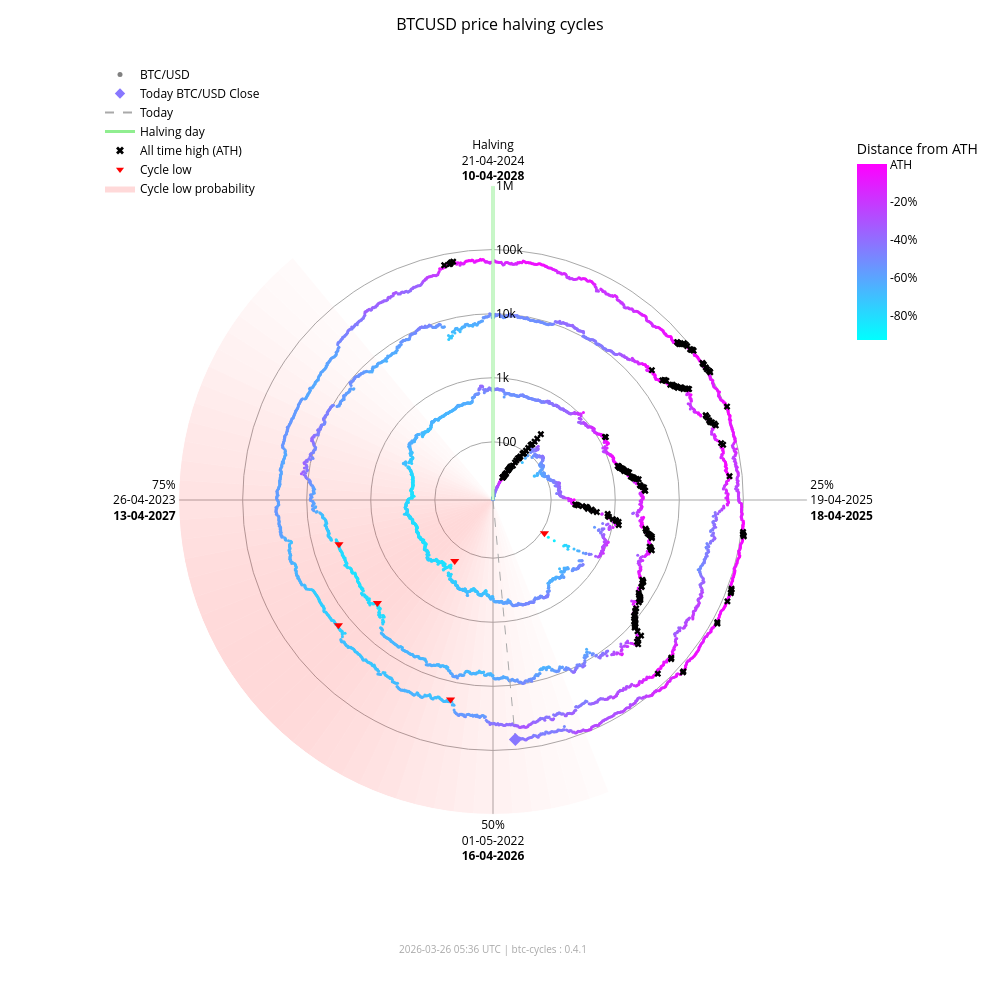

The notebook cell saved with this chart:
### Markdown cell above
### Interactive chart (plotly)

### Code cell
fig_interactive = btc.plot(
    kind="interactive",
    from_date="2012-11-28",
)
# plotly config for interactivity
config = {"scrollZoom": True, "displayModeBar": True}
# display in notebook
fig_interactive.show(config=config)

### Figure 1 — Plotly figure (JSON) as saved in the notebook; plotly's stock layout.template omitted (floating-point values rounded to 4 significant figures; data arrays with more than 128 entries replaced by an {"elided": "..."} marker saying what was removed)
{"data": [{"fill": "toself", "fillcolor": "rgba(255,0,0,0.017168280509461755)", "hoverinfo": "skip", "line": {"width": 0}, "mode": "lines", "r": [12.35, 1000000, 1000000, 12.35, 12.35], "showlegend": false, "theta": [158.4, 158.4, 162.0, 162.0, 158.4], "type": "scatterpolar"}, {"fill": "toself", "fillcolor": "rgba(255,0,0,0.022114794501891175)", "hoverinfo": "skip", "line": {"width": 0}, "mode": "lines", "r": [12.35, 1000000, 1000000, 12.35, 12.35], "showlegend": false, "theta": [162.0, 162.0, 165.6, 165.6, 162.0], "type": "scatterpolar"}, {"fill": "toself", "fillcolor": "rgba(255,0,0,0.02790404259511669)", "hoverinfo": "skip", "line": {"width": 0}, "mode": "lines", "r": [12.35, 1000000, 1000000, 12.35, 12.35], "showlegend": false, "theta": [165.6, 165.6, 169.2, 169.2, 165.6], "type": "scatterpolar"}, {"fill": "toself", "fillcolor": "rgba(255,0,0,0.034518294852420334)", "hoverinfo": "skip", "line": {"width": 0}, "mode": "lines", "r": [12.35, 1000000, 1000000, 12.35, 12.35], "showlegend": false, "theta": [169.2, 169.2, 172.8, 172.8, 169.2], "type": "scatterpolar"}, {"fill": "toself", "fillcolor": "rgba(255,0,0,0.041901979682821514)", "hoverinfo": "skip", "line": {"width": 0}, "mode": "lines", "r": [12.35, 1000000, 1000000, 12.35, 12.35], "showlegend": false, "theta": [172.8, 172.8, 176.4, 176.4, 172.8], "type": "scatterpolar"}, {"fill": "toself", "fillcolor": "rgba(255,0,0,0.04996405861294358)", "hoverinfo": "skip", "line": {"width": 0}, "mode": "lines", "r": [12.35, 1000000, 1000000, 12.35, 12.35], "showlegend": false, "theta": [176.4, 176.4, 180.0, 180.0, 176.4], "type": "scatterpolar"}, {"fill": "toself", "fillcolor": "rgba(255,0,0,0.05858349692240514)", "hoverinfo": "skip", "line": {"width": 0}, "mode": "lines", "r": [12.35, 1000000, 1000000, 12.35, 12.35], "showlegend": false, "theta": [180.0, 180.0, 183.6, 183.6, 180.0], "type": "scatterpolar"}, {"fill": "toself", "fillcolor": "rgba(255,0,0,0.06761662035375064)", "hoverinfo": "skip", "line": {"width": 0}, "mode": "lines", "r": [12.35, 1000000, 1000000, 12.35, 12.35], "showlegend": false, "theta": [183.6, 183.6, 187.2, 187.2, 183.6], "type": "scatterpolar"}, {"fill": "toself", "fillcolor": "rgba(255,0,0,0.07690481219944661)", "hoverinfo": "skip", "line": {"width": 0}, "mode": "lines", "r": [12.35, 1000000, 1000000, 12.35, 12.35], "showlegend": false, "theta": [187.2, 187.2, 190.8, 190.8, 187.2], "type": "scatterpolar"}, {"fill": "toself", "fillcolor": "rgba(255,0,0,0.08628112000611096)", "hoverinfo": "skip", "line": {"width": 0}, "mode": "lines", "r": [12.35, 1000000, 1000000, 12.35, 12.35], "showlegend": false, "theta": [190.8, 190.8, 194.4, 194.4, 190.8], "type": "scatterpolar"}, {"fill": "toself", "fillcolor": "rgba(255,0,0,0.09557490841018089)", "hoverinfo": "skip", "line": {"width": 0}, "mode": "lines", "r": [12.35, 1000000, 1000000, 12.35, 12.35], "showlegend": false, "theta": [194.4, 194.4, 198.0, 198.0, 194.4], "type": "scatterpolar"}, {"fill": "toself", "fillcolor": "rgba(255,0,0,0.10461455782963762)", "hoverinfo": "skip", "line": {"width": 0}, "mode": "lines", "r": [12.35, 1000000, 1000000, 12.35, 12.35], "showlegend": false, "theta": [198.0, 198.0, 201.6, 201.6, 198.0], "type": "scatterpolar"}, {"fill": "toself", "fillcolor": "rgba(255,0,0,0.11322908719652829)", "hoverinfo": "skip", "line": {"width": 0}, "mode": "lines", "r": [12.35, 1000000, 1000000, 12.35, 12.35], "showlegend": false, "theta": [201.6, 201.6, 205.2, 205.2, 201.6], "type": "scatterpolar"}, {"fill": "toself", "fillcolor": "rgba(255,0,0,0.12125015337052986)", "hoverinfo": "skip", "line": {"width": 0}, "mode": "lines", "r": [12.35, 1000000, 1000000, 12.35, 12.35], "showlegend": false, "theta": [205.2, 205.2, 208.8, 208.8, 205.2], "type": "scatterpolar"}, {"fill": "toself", "fillcolor": "rgba(255,0,0,0.12851590515331976)", "hoverinfo": "skip", "line": {"width": 0}, "mode": "lines", "r": [12.35, 1000000, 1000000, 12.35, 12.35], "showlegend": false, "theta": [208.8, 208.8, 212.4, 212.4, 208.8], "type": "scatterpolar"}, {"fill": "toself", "fillcolor": "rgba(255,0,0,0.13487757461161184)", "hoverinfo": "skip", "line": {"width": 0}, "mode": "lines", "r": [12.35, 1000000, 1000000, 12.35, 12.35], "showlegend": false, "theta": [212.4, 212.4, 216.0, 216.0, 212.4], "type": "scatterpolar"}, {"fill": "toself", "fillcolor": "rgba(255,0,0,0.14020862181849592)", "hoverinfo": "skip", "line": {"width": 0}, "mode": "lines", "r": [12.35, 1000000, 1000000, 12.35, 12.35], "showlegend": false, "theta": [216.0, 216.0, 219.6, 219.6, 216.0], "type": "scatterpolar"}, {"fill": "toself", "fillcolor": "rgba(255,0,0,0.14441504950654527)", "hoverinfo": "skip", "line": {"width": 0}, "mode": "lines", "r": [12.35, 1000000, 1000000, 12.35, 12.35], "showlegend": false, "theta": [219.6, 219.6, 223.2, 223.2, 219.6], "type": "scatterpolar"}, {"fill": "toself", "fillcolor": "rgba(255,0,0,0.14744459351271713)", "hoverinfo": "skip", "line": {"width": 0}, "mode": "lines", "r": [12.35, 1000000, 1000000, 12.35, 12.35], "showlegend": false, "theta": [223.2, 223.2, 226.8, 226.8, 223.2], "type": "scatterpolar"}, {"fill": "toself", "fillcolor": "rgba(255,0,0,0.14929223192296423)", "hoverinfo": "skip", "line": {"width": 0}, "mode": "lines", "r": [12.35, 1000000, 1000000, 12.35, 12.35], "showlegend": false, "theta": [226.8, 226.8, 230.4, 230.4, 226.8], "type": "scatterpolar"}, {"fill": "toself", "fillcolor": "rgba(255,0,0,0.15)", "hoverinfo": "skip", "line": {"width": 0}, "mode": "lines", "r": [12.35, 1000000, 1000000, 12.35, 12.35], "showlegend": false, "theta": [230.4, 230.4, 234.0, 234.0, 230.4], "type": "scatterpolar"}, {"fill": "toself", "fillcolor": "rgba(255,0,0,0.14965033825231114)", "hoverinfo": "skip", "line": {"width": 0}, "mode": "lines", "r": [12.35, 1000000, 1000000, 12.35, 12.35], "showlegend": false, "theta": [234.0, 234.0, 237.6, 237.6, 234.0], "type": "scatterpolar"}, {"fill": "toself", "fillcolor": "rgba(255,0,0,0.14835378057909807)", "hoverinfo": "skip", "line": {"width": 0}, "mode": "lines", "r": [12.35, 1000000, 1000000, 12.35, 12.35], "showlegend": false, "theta": [237.6, 237.6, 241.2, 241.2, 237.6], "type": "scatterpolar"}, {"fill": "toself", "fillcolor": "rgba(255,0,0,0.14623322283554635)", "hoverinfo": "skip", "line": {"width": 0}, "mode": "lines", "r": [12.35, 1000000, 1000000, 12.35, 12.35], "showlegend": false, "theta": [241.2, 241.2, 244.8, 244.8, 241.2], "type": "scatterpolar"}, {"fill": "toself", "fillcolor": "rgba(255,0,0,0.1434078538226231)", "hoverinfo": "skip", "line": {"width": 0}, "mode": "lines", "r": [12.35, 1000000, 1000000, 12.35, 12.35], "showlegend": false, "theta": [244.8, 244.8, 248.4, 248.4, 244.8], "type": "scatterpolar"}, {"fill": "toself", "fillcolor": "rgba(255,0,0,0.13997983179373427)", "hoverinfo": "skip", "line": {"width": 0}, "mode": "lines", "r": [12.35, 1000000, 1000000, 12.35, 12.35], "showlegend": false, "theta": [248.4, 248.4, 252.0, 252.0, 248.4], "type": "scatterpolar"}, {"fill": "toself", "fillcolor": "rgba(255,0,0,0.13602598258454268)", "hoverinfo": "skip", "line": {"width": 0}, "mode": "lines", "r": [12.35, 1000000, 1000000, 12.35, 12.35], "showlegend": false, "theta": [252.0, 252.0, 255.6, 255.6, 252.0], "type": "scatterpolar"}, {"fill": "toself", "fillcolor": "rgba(255,0,0,0.13159547355344953)", "hoverinfo": "skip", "line": {"width": 0}, "mode": "lines", "r": [12.35, 1000000, 1000000, 12.35, 12.35], "showlegend": false, "theta": [255.6, 255.6, 259.2, 259.2, 255.6], "type": "scatterpolar"}, {"fill": "toself", "fillcolor": "rgba(255,0,0,0.12671301775492697)", "hoverinfo": "skip", "line": {"width": 0}, "mode": "lines", "r": [12.35, 1000000, 1000000, 12.35, 12.35], "showlegend": false, "theta": [259.2, 259.2, 262.8, 262.8, 259.2], "type": "scatterpolar"}, {"fill": "toself", "fillcolor": "rgba(255,0,0,0.12138610149219965)", "hoverinfo": "skip", "line": {"width": 0}, "mode": "lines", "r": [12.35, 1000000, 1000000, 12.35, 12.35], "showlegend": false, "theta": [262.8, 262.8, 266.4, 266.4, 262.8], "type": "scatterpolar"}, {"fill": "toself", "fillcolor": "rgba(255,0,0,0.1156142551644921)", "hoverinfo": "skip", "line": {"width": 0}, "mode": "lines", "r": [12.35, 1000000, 1000000, 12.35, 12.35], "showlegend": false, "theta": [266.4, 266.4, 270.0, 270.0, 266.4], "type": "scatterpolar"}, {"fill": "toself", "fillcolor": "rgba(255,0,0,0.10939851441251548)", "hoverinfo": "skip", "line": {"width": 0}, "mode": "lines", "r": [12.35, 1000000, 1000000, 12.35, 12.35], "showlegend": false, "theta": [270.0, 270.0, 273.6, 273.6, 270.0], "type": "scatterpolar"}, {"fill": "toself", "fillcolor": "rgba(255,0,0,0.10274974912946185)", "hoverinfo": "skip", "line": {"width": 0}, "mode": "lines", "r": [12.35, 1000000, 1000000, 12.35, 12.35], "showlegend": false, "theta": [273.6, 273.6, 277.2, 277.2, 273.6], "type": "scatterpolar"}, {"fill": "toself", "fillcolor": "rgba(255,0,0,0.09569517349791425)", "hoverinfo": "skip", "line": {"width": 0}, "mode": "lines", "r": [12.35, 1000000, 1000000, 12.35, 12.35], "showlegend": false, "theta": [277.2, 277.2, 280.8, 280.8, 277.2], "type": "scatterpolar"}, {"fill": "toself", "fillcolor": "rgba(255,0,0,0.08828282625646727)", "hoverinfo": "skip", "line": {"width": 0}, "mode": "lines", "r": [12.35, 1000000, 1000000, 12.35, 12.35], "showlegend": false, "theta": [280.8, 280.8, 284.4, 284.4, 280.8], "type": "scatterpolar"}, {"fill": "toself", "fillcolor": "rgba(255,0,0,0.08058400018765345)", "hoverinfo": "skip", "line": {"width": 0}, "mode": "lines", "r": [12.35, 1000000, 1000000, 12.35, 12.35], "showlegend": false, "theta": [284.4, 284.4, 288.0, 288.0, 284.4], "type": "scatterpolar"}, {"fill": "toself", "fillcolor": "rgba(255,0,0,0.07269354608292704)", "hoverinfo": "skip", "line": {"width": 0}, "mode": "lines", "r": [12.35, 1000000, 1000000, 12.35, 12.35], "showlegend": false, "theta": [288.0, 288.0, 291.6, 291.6, 288.0], "type": "scatterpolar"}, {"fill": "toself", "fillcolor": "rgba(255,0,0,0.06472784449068783)", "hoverinfo": "skip", "line": {"width": 0}, "mode": "lines", "r": [12.35, 1000000, 1000000, 12.35, 12.35], "showlegend": false, "theta": [291.6, 291.6, 295.2, 295.2, 291.6], "type": "scatterpolar"}, {"fill": "toself", "fillcolor": "rgba(255,0,0,0.05682021976743955)", "hoverinfo": "skip", "line": {"width": 0}, "mode": "lines", "r": [12.35, 1000000, 1000000, 12.35, 12.35], "showlegend": false, "theta": [295.2, 295.2, 298.8, 298.8, 295.2], "type": "scatterpolar"}, {"fill": "toself", "fillcolor": "rgba(255,0,0,0.04911378436707333)", "hoverinfo": "skip", "line": {"width": 0}, "mode": "lines", "r": [12.35, 1000000, 1000000, 12.35, 12.35], "showlegend": false, "theta": [298.8, 298.8, 302.4, 302.4, 298.8], "type": "scatterpolar"}, {"fill": "toself", "fillcolor": "rgba(255,0,0,0.04175213714896469)", "hoverinfo": "skip", "line": {"width": 0}, "mode": "lines", "r": [12.35, 1000000, 1000000, 12.35, 12.35], "showlegend": false, "theta": [302.4, 302.4, 306.0, 306.0, 302.4], "type": "scatterpolar"}, {"fill": "toself", "fillcolor": "rgba(255,0,0,0.034868865657538876)", "hoverinfo": "skip", "line": {"width": 0}, "mode": "lines", "r": [12.35, 1000000, 1000000, 12.35, 12.35], "showlegend": false, "theta": [306.0, 306.0, 309.6, 309.6, 306.0], "type": "scatterpolar"}, {"fill": "toself", "fillcolor": "rgba(255,0,0,0.02857722515334582)", "hoverinfo": "skip", "line": {"width": 0}, "mode": "lines", "r": [12.35, 1000000, 1000000, 12.35, 12.35], "showlegend": false, "theta": [309.6, 309.6, 313.2, 313.2, 309.6], "type": "scatterpolar"}, {"fill": "toself", "fillcolor": "rgba(255,0,0,0.022961515313555197)", "hoverinfo": "skip", "line": {"width": 0}, "mode": "lines", "r": [12.35, 1000000, 1000000, 12.35, 12.35], "showlegend": false, "theta": [313.2, 313.2, 316.8, 316.8, 313.2], "type": "scatterpolar"}, {"fill": "toself", "fillcolor": "rgba(255,0,0,0.01807146942917362)", "hoverinfo": "skip", "line": {"width": 0}, "mode": "lines", "r": [12.35, 1000000, 1000000, 12.35, 12.35], "showlegend": false, "theta": [316.8, 316.8, 320.4, 320.4, 316.8], "type": "scatterpolar"}, {"hoverinfo": "text", "marker": {"color": {"elided": "4867 str values"}, "size": 3}, "mode": "markers", "r": {"elided": "4867 float values"}, "showlegend": false, "text": {"elided": "4867 str values"}, "theta": {"elided": "4867 float values"}, "type": "scatterpolar"}, {"hoverinfo": "skip", "line": {"color": "lightgreen", "width": 3}, "mode": "lines", "r": [12.35, 1000000], "showlegend": false, "theta": [0, 0], "type": "scatterpolar"}, {"hoverinfo": "skip", "line": {"color": "darkgrey", "dash": "dash", "width": 1}, "mode": "lines", "r": [12.35, 70560.0], "showlegend": false, "theta": [174.7, 174.7], "type": "scatterpolar"}, {"hoverinfo": "text", "marker": {"color": "#8877ff", "size": 10, "symbol": "diamond"}, "mode": "markers", "r": [70560.0], "showlegend": false, "text": ["Today<br>Date: 2026-03-26<br>Price: $70,561.10"], "theta": [174.7], "type": "scatterpolar"}, {"hoverinfo": "text", "marker": {"color": "black", "size": 6, "symbol": "x"}, "mode": "markers", "r": {"elided": "195 float values"}, "showlegend": false, "text": {"elided": "195 str values"}, "theta": {"elided": "195 float values"}, "type": "scatterpolar"}, {"hoverinfo": "text", "marker": {"color": "red", "size": 8, "symbol": "triangle-down"}, "mode": "markers", "r": [111.6, 164.9, 3233.0, 3925.0, 18950.0, 15760.0], "showlegend": false, "text": ["Cycle Low<br>Date: 2014-02-21<br>Price: $111.56<br>ATH distance: -91.0%", "Cycle Low<br>Date: 2015-01-14<br>Price: $164.92<br>ATH distance: -86.7%", "Cycle Low<br>Date: 2018-12-15<br>Price: $3,232.51<br>ATH distance: -83.3%", "Cycle Low<br>Date: 2019-03-25<br>Price: $3,924.55<br>ATH distance: -79.7%", "Cycle Low<br>Date: 2022-06-18<br>Price: $18,954.25<br>ATH distance: -71.9%", "Cycle Low<br>Date: 2022-11-21<br>Price: $15,760.19<br>ATH distance: -76.7%"], "theta": [122.8, 212.1, 228.3, 254.0, 192.0, 231.0], "type": "scatterpolar"}, {"marker": {"color": "grey", "size": 5}, "mode": "markers", "name": "BTC/USD", "r": [null], "theta": [null], "type": "scatterpolar"}, {"marker": {"color": "#8877ff", "size": 8, "symbol": "diamond"}, "mode": "markers", "name": "Today BTC/USD Close", "r": [null], "theta": [null], "type": "scatterpolar"}, {"line": {"color": "darkgrey", "dash": "dash"}, "mode": "lines", "name": "Today", "r": [null], "theta": [null], "type": "scatterpolar"}, {"line": {"color": "lightgreen", "width": 3}, "mode": "lines", "name": "Halving day", "r": [null], "theta": [null], "type": "scatterpolar"}, {"marker": {"color": "black", "size": 7, "symbol": "x"}, "mode": "markers", "name": "All time high (ATH)", "r": [null], "theta": [null], "type": "scatterpolar"}, {"marker": {"color": "red", "size": 7, "symbol": "triangle-down"}, "mode": "markers", "name": "Cycle low", "r": [null], "theta": [null], "type": "scatterpolar"}, {"fill": "toself", "fillcolor": "rgba(255,0,0,0.15)", "line": {"width": 0}, "mode": "lines", "name": "Cycle low probability", "r": [null], "theta": [null], "type": "scatterpolar"}, {"hoverinfo": "skip", "marker": {"cmax": 0, "cmin": -0.9307, "color": [0], "colorbar": {"len": 0.25, "ticktext": ["ATH", "-20%", "-40%", "-60%", "-80%", "-100%"], "tickvals": [0, -0.2, -0.4, -0.6, -0.8, -1.0], "title": {"text": "Distance from ATH"}, "x": 0.95, "y": 0.92, "yanchor": "top"}, "colorscale": {"elided": "256x2 mixed values"}, "showscale": true, "size": 0}, "mode": "markers", "r": [null], "showlegend": false, "theta": [null], "type": "scatterpolar"}], "layout": {"annotations": [{"font": {"color": "darkgrey", "size": 10}, "showarrow": false, "text": "2026-03-26 05:36 UTC | btc-cycles : 0.4.1", "x": 0.5, "xref": "paper", "y": -0.02, "yref": "paper"}], "font": {"color": "black"}, "height": 1000, "legend": {"bgcolor": "rgba(0,0,0,0)", "font": {"color": "black"}, "x": 0.0, "y": 1.0}, "margin": {"b": 60, "l": 100, "r": 80, "t": 60}, "paper_bgcolor": "white", "plot_bgcolor": "white", "polar": {"angularaxis": {"color": "black", "direction": "clockwise", "gridcolor": "darkgrey", "rotation": 90, "ticktext": ["Halving<br>21-04-2024<br><b>10-04-2028</b>", "25%<br>19-04-2025<br><b>18-04-2025</b>", "50%<br>01-05-2022<br><b>16-04-2026</b>", "75%<br>26-04-2023<br><b>13-04-2027</b>"], "tickvals": [0, 90, 180, 270]}, "bgcolor": "white", "domain": {"x": [0.1, 0.9], "y": [0.05, 0.95]}, "radialaxis": {"angle": 90, "color": "black", "gridcolor": "darkgrey", "range": [1.092, 6.0], "tickangle": 90, "ticktext": ["100", "1k", "10k", "100k", "1M"], "tickvals": [100, 1000, 10000, 100000, 1000000], "type": "log"}}, "title": {"font": {"color": "black", "size": 16}, "text": "BTCUSD price halving cycles", "x": 0.5}, "width": 1000}}
